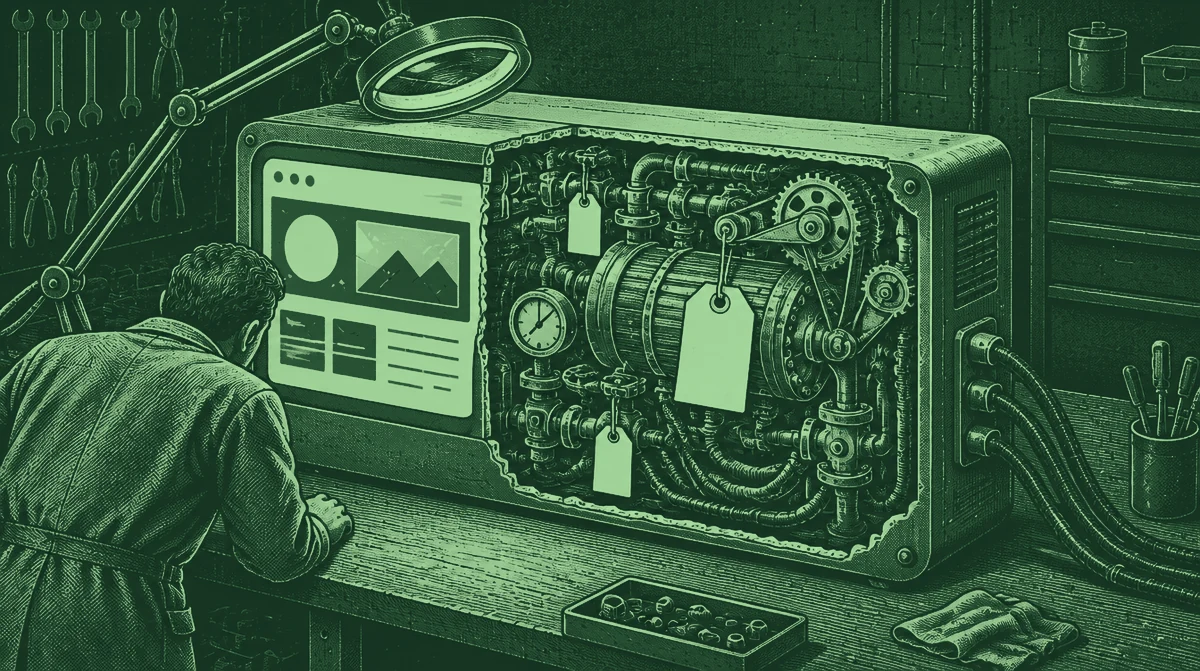
#> input picture marketing/oficina/obras-web/spindlelab-v3/e15-heroes-internos/pruebas-r3/auditoria-seo-tecnica.webp, 1200 x 671 px, given in place of metodo-b.png, which was not available; the run also reads 1 picture not shown here
$ python build_r3.py ../../pruebas-r3/auditoria-seo-tecnica.webp ../../pruebas-r3/paid-media.webp ../../pruebas-r3/paid-media.webp ../../pruebas-r3/paid-media.webp
#> lines starting #> are read from the running program, lines starting #| are printed output that depends on the picture; after the words box and inside, x2 and y2 are one past the last pixel; in counts of white or black regions, pixels touching at a corner belong together
### marketing/oficina/obras-web/spindlelab-v3/e15-heroes-internos/pruebas-r2/post/post.py
import sys, numpy as np
from PIL import Image, ImageFilter
import colorsys

def hexrgb(h): h=h.lstrip('#'); return np.array([int(h[i:i+2],16) for i in (0,2,4)],float)/255
def s2l(c): return np.where(c<=0.04045,c/12.92,((c+0.055)/1.055)**2.4)
def l2s(c): return np.where(c<=0.0031308,c*12.92,1.055*np.power(np.clip(c,0,None),1/2.4)-0.055)

def resize1200(im):
    w,h=im.size; return im.resize((1200,round(h*1200/w)),Image.LANCZOS)

def gradmap_retro(im):
    a=np.asarray(im.convert('RGB'),float)/255
    lin=s2l(a); L=0.2126*lin[...,0]+0.7152*lin[...,1]+0.0722*lin[...,2]
    Ls=l2s(L)  # perceptual-ish 0..1
    # normalize luminance range (percentiles) to use full map
    lo,hi=np.percentile(Ls,1),np.percentile(Ls,99.5)
    t=np.clip((Ls-lo)/(hi-lo),0,1)
    stops=[(0,hexrgb('#0F2A1C')),(0.45,hexrgb('#2E5B3A')),(1,hexrgb('#A9DDA0'))]
    out=np.zeros_like(a)
    for (t0,c0),(t1,c1) in zip(stops[:-1],stops[1:]):
        m=(t>=t0)&(t<=t1); f=((t-t0)/(t1-t0))[...,None]
        c=l2s(s2l(c0)*(1-f)+s2l(c1)*f)
        out[m]=c[m]
    return Image.fromarray((np.clip(out,0,1)*255).round().astype(np.uint8))

# [14 lines left out: function lima_shift, not called in this run]

def grain(im, sigma=6, seed=15):
    a=np.asarray(im.convert('RGB'),float)
    rng=np.random.default_rng(seed)
    n=rng.normal(0,1,a.shape[:2]).astype(np.float32)
    ni=Image.fromarray(((n*40)+128).clip(0,255).astype(np.uint8))
    nb=np.asarray(ni.filter(ImageFilter.GaussianBlur(0.6)),float)-128
    nb=nb/nb.std()*sigma
    L=(0.299*a[...,0]+0.587*a[...,1]+0.114*a[...,2])/255
    wt=4*L*(1-L)
    out=a+(nb*wt)[...,None]
    return Image.fromarray(out.clip(0,255).round().astype(np.uint8))

def hue_p90(im):
    a=np.asarray(im.convert('RGB'),float)/255
    L=0.299*a[...,0]+0.587*a[...,1]+0.114*a[...,2]
    m=L>=np.percentile(L,90)
    px=a[m]; mean=px.mean(0)
    h,l,s=colorsys.rgb_to_hls(*mean); return round(h*360,1), round(l,3), round(s,3)
# [5 lines left out: function bg, not called in this run]

def paper_shift(im, base, target=90):
    a=np.asarray(im.convert('RGB'),float)/255
    mx=a.max(-1); mn=a.min(-1); V=mx; d=mx-mn; S=np.where(mx>0,d/np.maximum(mx,1e-6),0)
    r,g,b=a[...,0],a[...,1],a[...,2]
    h=np.zeros_like(mx); dd=np.maximum(d,1e-6)
    h=np.where(mx==r,((g-b)/dd)%6,np.where(mx==g,(b-r)/dd+2,(r-g)/dd+4))*60
    w=np.clip((S-0.35)/0.2,0,1)*np.clip((V-0.35)/0.15,0,1)*np.clip(1-np.abs(h-base)/35,0,1)
    nh=(h+(target-base)*w)%360/60; i=np.floor(nh).astype(int)%6; f=nh-np.floor(nh)
    p=V*(1-S); q=V*(1-S*f); t=V*(1-S*(1-f))
    R=np.choose(i,[V,q,p,p,t,V]); G=np.choose(i,[t,V,V,q,p,p]); B=np.choose(i,[p,p,t,V,V,q])
    return Image.fromarray((np.clip(np.stack([R,G,B],-1),0,1)*255).round().astype(np.uint8))

# R3 · Afiches de fluorescente a impreso (lock R3.6). Solo el papel: los mismos píxeles
# claros y saturados que mueve paper_shift (peso suave), con el tono intacto. Escala S y V
# para que la mediana del papel quede en s_t / v_t, igual en las cuatro.
def _hsv(a):
    mx=a.max(-1); mn=a.min(-1); d=mx-mn; S=np.where(mx>0,d/np.maximum(mx,1e-6),0)
    r,g,b=a[...,0],a[...,1],a[...,2]; dd=np.maximum(d,1e-6)
    h=np.where(mx==r,((g-b)/dd)%6,np.where(mx==g,(b-r)/dd+2,(r-g)/dd+4))*60
    return h,S,mx
def _rgb(h,S,V):
    nh=(h%360)/60; i=np.floor(nh).astype(int)%6; f=nh-np.floor(nh)
    p=V*(1-S); q=V*(1-S*f); t=V*(1-S*(1-f))
    return np.stack([np.choose(i,[V,q,p,p,t,V]),np.choose(i,[t,V,V,q,p,p]),np.choose(i,[p,p,t,V,V,q])],-1)
def papel(im, hue=90):
    a=np.asarray(im.convert('RGB'),float)/255; h,S,V=_hsv(a)
    w=np.clip((S-0.35)/0.2,0,1)*np.clip((V-0.35)/0.15,0,1)*np.clip(1-np.abs(h-hue)/35,0,1)
    return a,h,S,V,w
def medir_papel(im):
    a,h,S,V,w=papel(im); m=w>0.99
    return round(float(np.median(h[m])),1), round(float(np.median(S[m])),3), round(float(np.median(V[m])),3)
def paper_print(im, s_t=0.6, v_t=0.85):
    a,h,S,V,w=papel(im); m=w>0.99
    ks=s_t/np.median(S[m]); kv=v_t/np.median(V[m])
    S2=S*(1-w)+np.clip(S*ks,0,1)*w; V2=V*(1-w)+np.clip(V*kv,0,1)*w
    return Image.fromarray((np.clip(_rgb(h,S2,V2),0,1)*255).round().astype(np.uint8))

### marketing/oficina/obras-web/spindlelab-v3/e15-heroes-internos/pruebas-r2/post/build_r3.py
# Ronda 3 · uso: python3 build_r3.py <dir post> <dir PNG nuevos r3> <dir pruebas-r2> <dir salida pruebas-r3>
import sys,os,shutil; sys.path.insert(0,sys.argv[1])
from post import *
g,r2,out=sys.argv[2],sys.argv[3],sys.argv[4]
os.makedirs(out,exist_ok=True)
def save(im,slug): im.save(f'{out}/{slug}.webp','WEBP',quality=88,method=6); return im
# 1. Aprobadas sin cambio: copia byte a byte de r2
for s in ['nosotros','servicios','auditoria-seo-tecnica','visibilidad-en-ia','desarrollo-web','acompanamiento-mensual']:
    shutil.copy(f'{r2}/{s}.webp',f'{out}/{s}.webp')
# 2. Nuevas
save(resize1200(Image.open(f'{g}/metodo-b.png').convert('RGB')),'metodo')           # sin post
#> in resize1200, `w, h = im.size`: w = 1200; h = 671
#> in resize1200, returned value is the input picture: PIL image 1200x671 RGB; mean R, G, B 53, 90.8, 61.2
save(gradmap_retro(resize1200(Image.open(f'{g}/diagnostico.png'))),'diagnostico')   # verde botella §1.7
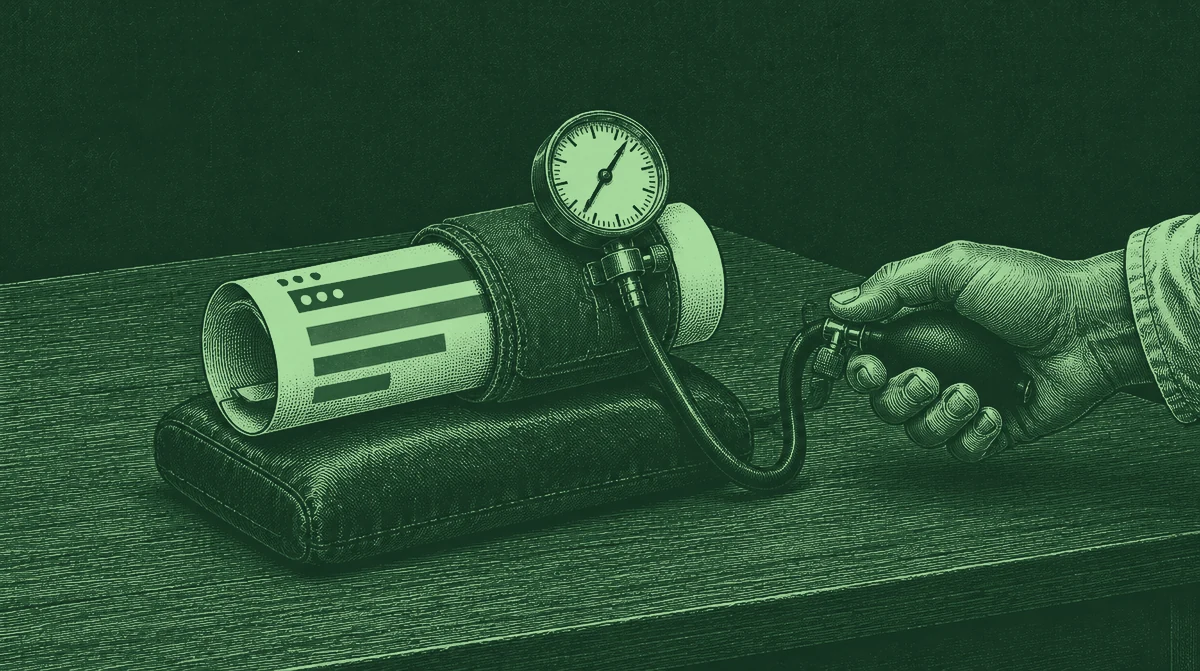
#> input picture marketing/oficina/obras-web/spindlelab-v3/e15-heroes-internos/pruebas-r3/diagnostico.webp, 1200 x 671 px, given in place of diagnostico.png, which was not available
#> in resize1200, returned value is the input picture: PIL image 1200x671 RGB; mean R, G, B 41.5, 77.2, 51.1
#> in gradmap_retro, `lo,hi=np.percentile(Ls,1),np.percentile(Ls,99.5)`: lo = 0.157; hi = 0.808
save(grain(resize1200(Image.open(f'{g}/contacto.png').convert('RGB')),sigma=6,seed=15),'contacto')  # grano §1.6
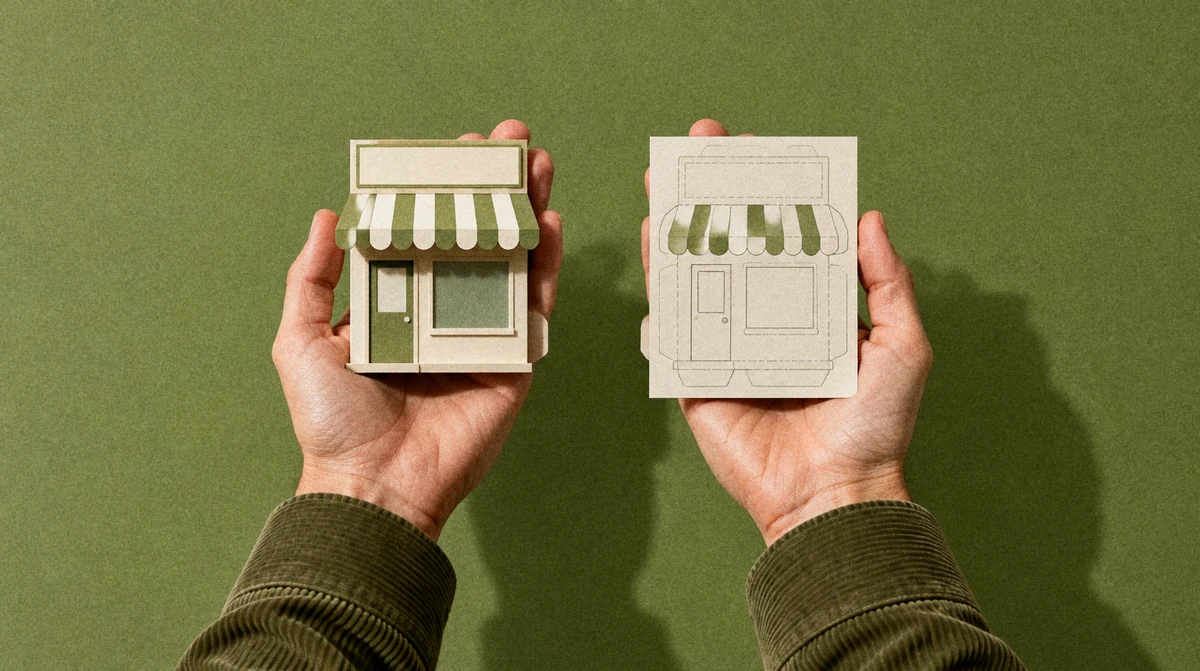
#> input picture marketing/oficina/obras-web/spindlelab-v3/e15-heroes-internos/pruebas-r3/contacto.webp, 1200 x 671 px, given in place of contacto.png, which was not available
#> in resize1200, returned value is the input picture: PIL image 1200x671 RGB; mean R, G, B 118.1, 115.5, 67.9
# trabajo: retoque de la segunda barra de la etiqueta izquierda, paper_shift a ~90 y luego impreso
im=Image.open(f'{g}/trabajo.png').convert('RGB')
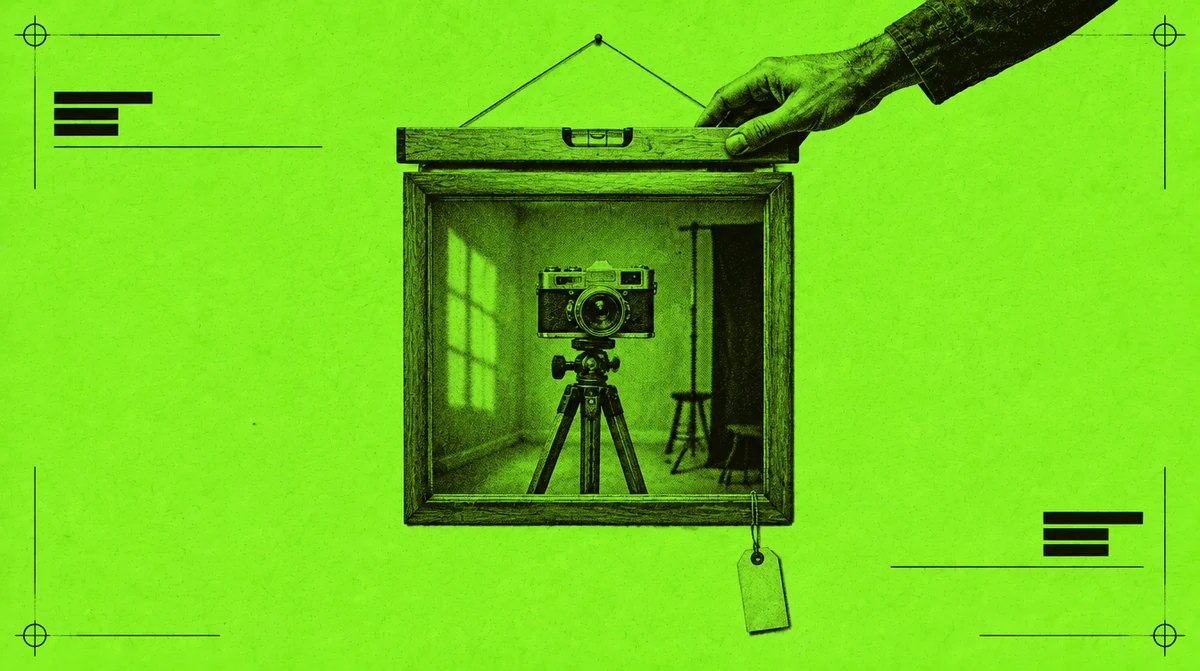
#> input picture marketing/oficina/obras-web/spindlelab-v3/e15-heroes-internos/pruebas-r2/trabajo.webp, 1200 x 671 px, given in place of trabajo.png, which was not available
#> im is the input picture: PIL image 1200x671 RGB; mean R, G, B 115.9, 205.2, 27
from PIL import ImageDraw, ImageFilter
a=np.asarray(im,float)
# polígono de la barra borrosa (coordenadas en 1344x752), medido sobre una ampliación con grilla; queda dentro de la etiqueta
poly=[(580,320),(582.5,333),(615,324),(610,307.5)]
mk=Image.new('L',im.size,0); ImageDraw.Draw(mk).polygon(poly,fill=255)
#> after `mk = Image.new('L', im.size, 0)`: mk: PIL image 1200x671 L; every value is 0
#> after `ImageDraw.Draw(mk).polygon(poly, fill=255)`: mk: PIL image 1200x671 L; 0.07% white; 1 white region, box (x1, y1, x2, y2) and area: (580, 307, 616, 334) 538
mk=np.asarray(mk.filter(ImageFilter.GaussianBlur(0.8)),float)[...,None]/255
#> mk: shape (671, 1200, 1) float64
tag=a[288:297,584:597].reshape(-1,3).mean(0)          # papel de la etiqueta, sobre la barra buena
#> tag = [87.62, 144.2, 25.29]
rng=np.random.default_rng(15); fill=tag+rng.normal(0,5,a.shape)
a=a*(1-mk)+fill*mk
im=Image.fromarray(a.clip(0,255).astype(np.uint8))
base=hue_p90(im)[0]; tgt=base
#> in hue_p90, `m=L>=np.percentile(L,90)`:
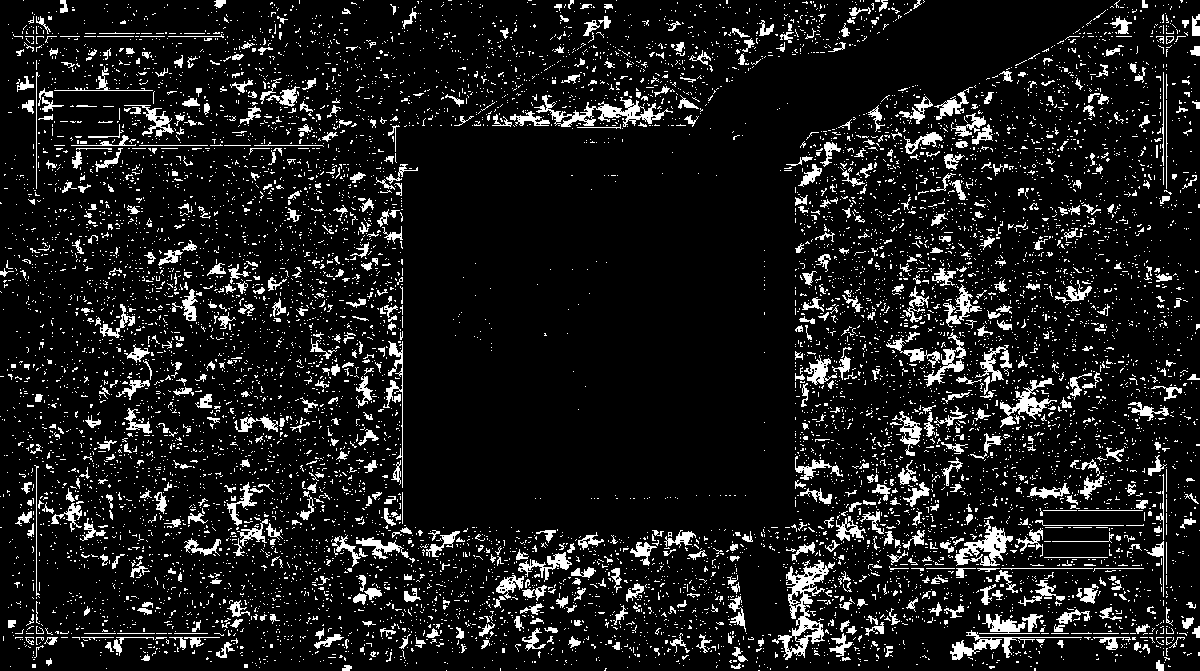
#> m: shape (671, 1200) bool; 10.6% white; 9613 white regions (8852 under 20 px), largest, box (x1, y1, x2, y2) and area: (772, 560, 835, 660) 1751, (534, 95, 673, 127) 1314, (954, 520, 1013, 566) 1018
#> in hue_p90, `mean = px.mean(0)`: mean = [0.546, 0.953, 0.143]
#> in hue_p90, `h, l, s = colorsys.rgb_to_hls(*mean)`: h = 0.25; l = 0.548; s = 0.896
#> after `base = hue_p90(im)[0]`: base = 90.2
#> after `tgt = base`: tgt = 90.2
for _ in range(3):
    o=paper_shift(im,base,tgt); tgt+=90-hue_p90(o)[0]
#> this loop made 3 passes
#> (mean in hue_p90, tgt) on passes 1 to 3: ([0.546, 0.953, 0.143], 90), ([0.55, 0.953, 0.143], 90.1), ([0.546, 0.953, 0.143], 89.9)
#> after the loop, tgt = 89.9
save(paper_print(resize1200(paper_shift(im,base,tgt))),'trabajo')
#> call 4 of paper_shift, with base = 90.2, target = 89.9
#> in paper_shift (call 4), `i = np.floor(nh).astype(int) % 6`: i: shape (671, 1200) int64; 4 distinct labels, from 0 to 5
#> in paper_shift (call 4), `f = nh - np.floor(nh)`:
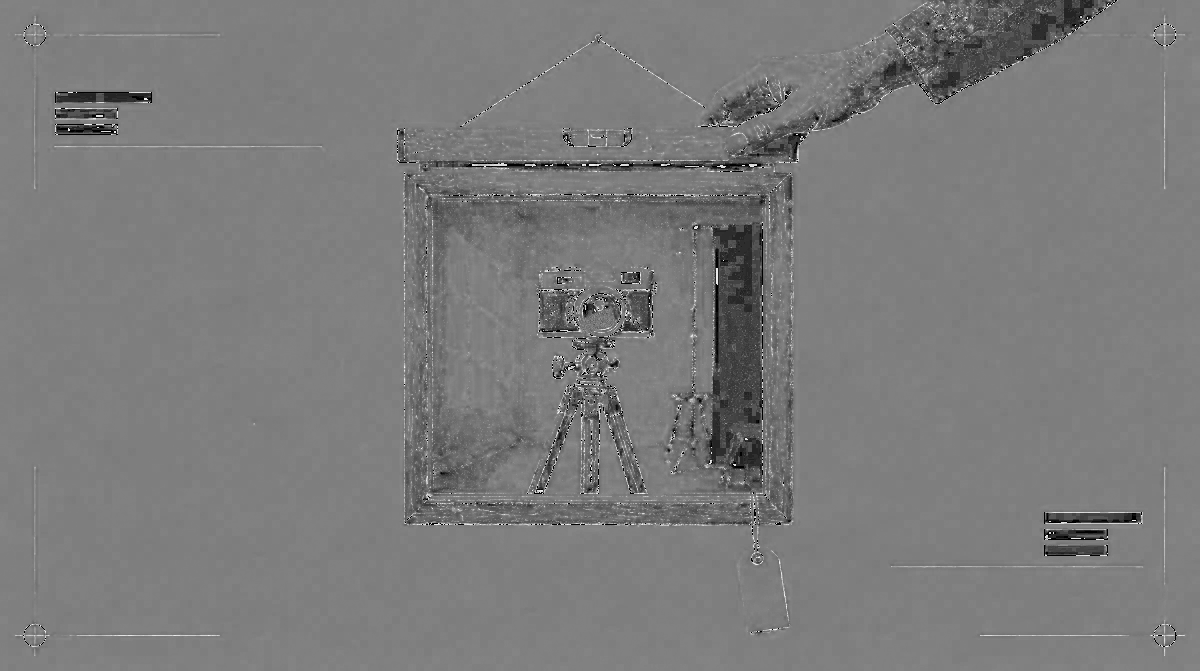
#> f: shape (671, 1200) float64; min 0, max 0.988, mean 0.484
#> in paper_print, `ks = s_t / np.median(S[m])`: ks = 0.692
#> in paper_print, `kv = v_t / np.median(V[m])`: kv = 0.907
# 3. Los otros tres afiches: impreso sobre el webp de r2 (ya en ~90)
for s in ['paid-media','redes-sociales','blog']:
    save(paper_print(Image.open(f'{r2}/{s}.webp').convert('RGB')),s)
for s in ['paid-media','redes-sociales','trabajo','blog']:
    print(s,'papel H,S,V antes', medir_papel(Image.open(f'{r2}/{s}.webp')),'después',medir_papel(Image.open(f'{out}/{s}.webp')),'p90',hue_p90(Image.open(f'{out}/{s}.webp')))
